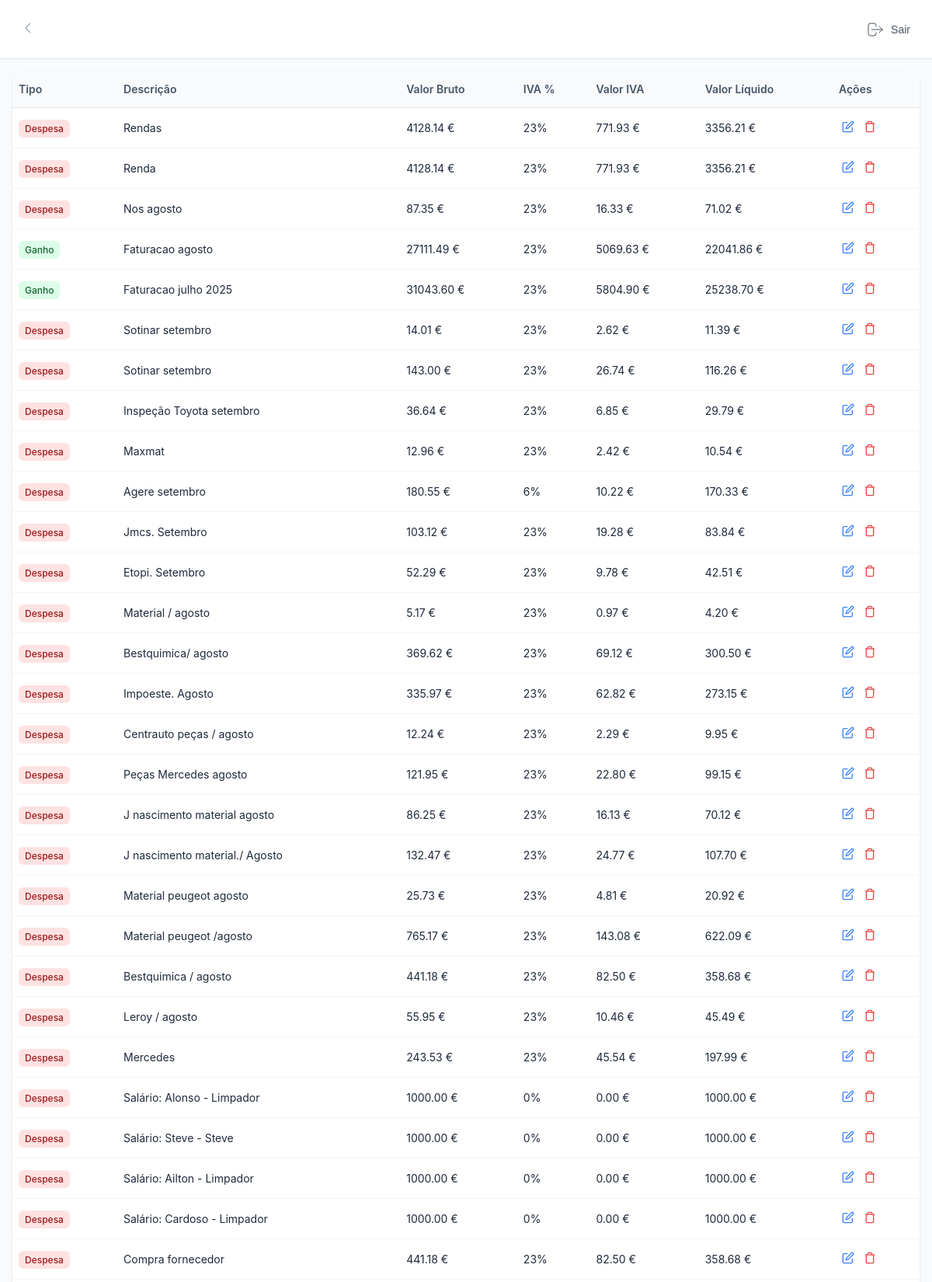
The app's page /expenses/2 (signed in, upper part) with its own data.
### instance/base.py (models this page shows, shortened)
class Expenses(db.Model):
    id = db.Column(db.Integer, primary_key=True)
    transaction_type = db.Column(db.String(50), nullable=False)
    description = db.Column(db.String(255), nullable=False)
    gross_value = db.Column(db.Float, nullable=False)
    iva_rate = db.Column(db.Float, nullable=False)
    iva_value = db.Column(db.Float, nullable=False)
    net_value = db.Column(db.Float, nullable=False)
    company_id = db.Column(db.Integer, db.ForeignKey('company.id'), nullable=False)
    company = db.relationship('Company', backref=db.backref('expenses', lazy=True))
    user_id = db.Column(db.Integer, db.ForeignKey('user.id'), nullable=False)
    user = db.relationship('User', backref=db.backref('expenses', lazy=True))
    create_date = db.Column(db.DateTime, default=db.func.current_timestamp())
    write_date = db.Column(db.DateTime, default=db.func.current_timestamp(), onupdate=db.func.current_timestamp())

### app.py (the view)
@app.route('/expenses/<int:company_id>')
@login_required
def expenses(company_id):
    page = request.args.get('page', 1, type=int)
    per_page = 100
    user_type = current_user.type
    pagination = Expenses.query.filter_by(company_id=company_id).order_by(Expenses.create_date.desc()).paginate(page=page, per_page=per_page, error_out=False)
    all_expenses = pagination.items
    return render_template('expenses.html', user_type=user_type, expenses=all_expenses, pagination=pagination, company_id=company_id)

### app.py (called while the page is built)
@login_manager.user_loader
def load_user(user_id):
    from instance.base import User
    return User.query.get(int(user_id))

### templates/expenses.html (shortened to what this page needs)
<!DOCTYPE html>
<html lang="pt">
<head>
    <link rel="stylesheet" href="/static/expenses/css/main.css">
</head>
<body data-user-type="{{ user_type }}">
    <header class="header">
        <button class="back-btn" onclick="goBack()">
            <svg width="24" height="24" viewBox="0 0 24 24" fill="none" stroke="currentColor" stroke-width="1">
                <path d="m15 18-6-6 6-6"/>
            </svg>
        </button>
        <div class="header-content">
            <button class="logout-btn" onclick="handleLogout()">
                <svg class="icon" fill="none" stroke="currentColor" viewBox="0 0 24 24">
                    <path stroke-linecap="round" stroke-linejoin="round" stroke-width="1" d="M17 16l4-4m0 0l-4-4m4 4H7m6 4v1a3 3 0 01-3 3H6a3 3 0 01-3-3V7a3 3 0 013-3h4a3 3 0 013 3v1"/>
                </svg>
                Sair
            </button>
        </div>
    </header>
    <main class="main-content">
        <div class="table-container">
            <div class="table-wrapper">
                <table class="transactions-table">
                    <thead>
                        <tr>
                            <th>Tipo</th>
                            <th>Descrição</th>
                            <th>Valor Bruto</th>
                            <th>IVA %</th>
                            <th>Valor IVA</th>
                            <th>Valor Líquido</th>
                            <th>Ações</th>
                        </tr>
                    </thead>
                    <tbody id="transactions-tbody">
                        {% if expenses %}
                            {% for expense in expenses %}
                                <tr data-id="{{ expense.id }}">
                                    <td>
                                        <span class="type-badge type-{{ expense.transaction_type }}">
                                            {% if expense.transaction_type == 'ganho' %}
                                                Ganho
                                            {% else %}
                                                Despesa
                                            {% endif %}
                                        </span>
                                    </td>
                                    <td>{{ expense.description }}</td>
                                    <td>{{ "%.2f €"|format(expense.gross_value) }}</td>
                                    <td>{{ "%.0f"|format(expense.iva_rate) }}%</td>
                                    <td>{{ "%.2f €"|format(expense.iva_value) }}</td>
                                    <td>{{ "%.2f €"|format(expense.net_value) }}</td>
                                    <td>
                                        <button class="edit-btn" onclick="editTransaction('{{ expense.id }}')">
                                            <svg width="16" height="16" viewBox="0 0 24 24" fill="none" stroke="currentColor" stroke-width="2">
                                                <path d="M11 4H4a2 2 0 0 0-2 2v14a2 2 0 0 0 2 2h14a2 2 0 0 0 2-2v-7"></path>
                                                <path d="M18.5 2.5a2.121 2.121 0 0 1 3 3L12 15l-4 1 1-4 9.5-9.5z"></path>
                                            </svg>
                                        </button>
                                        <button class="delete-btn" onclick="deleteTransaction('{{ expense.id }}')">
                                            <svg width="16" height="16" viewBox="0 0 24 24" fill="none" stroke="currentColor" stroke-width="2">
                                                <polyline points="3,6 5,6 21,6"></polyline>
                                                <path d="m19,6v14a2,2 0 0,1 -2,2H7a2,2 0 0,1 -2,-2V6m3,0V4a2,2 0 0,1 2,-2h4a2,2 0 0,1 2,2v2"></path>
                                            </svg>
                                        </button>
                                    </td>
                                </tr>
                            {% endfor %}
                        {% endif %}
                    </tbody>
                </table>
            </div>
        </div>
    </main>
</body>
</html>

### static/expenses/css/main.css (style rules this page uses)
* { margin: 0; padding: 0; box-sizing: border-box; }
body { font-family: -apple-system, BlinkMacSystemFont, "Segoe UI", Roboto, sans-serif; background-color: #f8fafc; color: #1e293b; line-height: 1.6; }
.header { background: white; border-bottom: 1px solid #e2e8f0; padding: 1rem; display: flex; align-items: center; justify-content: space-between; position: sticky; top: 0; z-index: 40; }
.back-btn { background: none; border: none; color: #64748b; cursor: pointer; padding: 0.5rem; border-radius: 0.5rem; transition: background-color 0.2s; }
.main-content { padding: 1rem; min-height: calc(100vh - 80px); }
.table-container { background: white; border-radius: 0.75rem; box-shadow: 0 1px 3px rgba(0, 0, 0, 0.1); overflow: hidden; }
.table-wrapper { overflow-x: auto; }
.transactions-table { width: 100%; border-collapse: collapse; font-size: 0.875rem; }
.transactions-table th { background-color: #f8fafc; padding: 0.75rem 0.5rem; text-align: left; font-weight: 600; color: #475569; border-bottom: 1px solid #e2e8f0; white-space: nowrap; }
.transactions-table td { padding: 0.75rem 0.5rem; border-bottom: 1px solid #f1f5f9; white-space: nowrap; }
.type-badge { padding: 0.25rem 0.5rem; border-radius: 0.375rem; font-size: 0.75rem; font-weight: 500; }
.type-ganho { background-color: #dcfce7; color: #166534; }
.type-despesa { background-color: #fee2e2; color: #991b1b; }
.delete-btn { background: none; border: none; color: #ef4444; cursor: pointer; padding: 0.25rem; border-radius: 0.25rem; transition: background-color 0.2s; }
.logout-btn { display: flex; align-items: center; gap: 0.5rem; padding: 0.5rem 0.75rem; font-size: 0.875rem; font-weight: 500; color: #4b5563; background: none; border: none; border-radius: 0.5rem; cursor: pointer; transition: all 0.2s; }
.icon { width: 1.5rem; height: 1.5rem; }
.edit-btn { background: none; border: none; color: #3b82f6; cursor: pointer; padding: 0.25rem; border-radius: 0.25rem; transition: background-color 0.2s; }

### records on screen
Expenses: transaction_type "Despesa", description "Rendas", gross_value "4128.14 €", iva_rate "23", iva_value "771.93 €", net_value "3356.21 €"
Expenses: transaction_type "Despesa", description "Renda", gross_value "4128.14 €", iva_rate "23", iva_value "771.93 €", net_value "3356.21 €"
Expenses: transaction_type "Despesa", description "Nos agosto", gross_value "87.35 €", iva_rate "23", iva_value "16.33 €", net_value "71.02 €"
Expenses: transaction_type "Ganho", description "Faturacao agosto", gross_value "27111.49 €", iva_rate "23", iva_value "5069.63 €", net_value "22041.86 €"
Expenses: transaction_type "Ganho", description "Faturacao julho 2025", gross_value "31043.60 €", iva_rate "23", iva_value "5804.90 €", net_value "25238.70 €"
Expenses: transaction_type "Despesa", description "Sotinar setembro", gross_value "14.01 €", iva_rate "23", iva_value "2.62 €", net_value "11.39 €"
Expenses: transaction_type "Despesa", description "Sotinar setembro", gross_value "143.00 €", iva_rate "23", iva_value "26.74 €", net_value "116.26 €"
Expenses: transaction_type "Despesa", description "Inspeção Toyota setembro", gross_value "36.64 €", iva_rate "23", iva_value "6.85 €", net_value "29.79 €"
Expenses: transaction_type "Despesa", description "Maxmat", gross_value "12.96 €", iva_rate "23", iva_value "2.42 €", net_value "10.54 €"
Expenses: transaction_type "Despesa", description "Agere setembro", gross_value "180.55 €", iva_rate "6", iva_value "10.22 €", net_value "170.33 €"
Expenses: transaction_type "Despesa", description "Jmcs. Setembro", gross_value "103.12 €", iva_rate "23", iva_value "19.28 €", net_value "83.84 €"
Expenses: transaction_type "Despesa", description "Etopi. Setembro", gross_value "52.29 €", iva_rate "23", iva_value "9.78 €", net_value "42.51 €"
Expenses: transaction_type "Despesa", description "Material / agosto", gross_value "5.17 €", iva_rate "23", iva_value "0.97 €", net_value "4.20 €"
Expenses: transaction_type "Despesa", description "Bestquimica/ agosto", gross_value "369.62 €", iva_rate "23", iva_value "69.12 €", net_value "300.50 €"
Expenses: transaction_type "Despesa", description "Impoeste. Agosto", gross_value "335.97 €", iva_rate "23", iva_value "62.82 €", net_value "273.15 €"
Expenses: transaction_type "Despesa", description "Centrauto peças / agosto", gross_value "12.24 €", iva_rate "23", iva_value "2.29 €", net_value "9.95 €"
Expenses: transaction_type "Despesa", description "Peças Mercedes agosto", gross_value "121.95 €", iva_rate "23", iva_value "22.80 €", net_value "99.15 €"
Expenses: transaction_type "Despesa", description "J nascimento material agosto", gross_value "86.25 €", iva_rate "23", iva_value "16.13 €", net_value "70.12 €"
Expenses: transaction_type "Despesa", description "J nascimento material./ Agosto", gross_value "132.47 €", iva_rate "23", iva_value "24.77 €", net_value "107.70 €"
Expenses: transaction_type "Despesa", description "Material peugeot agosto", gross_value "25.73 €", iva_rate "23", iva_value "4.81 €", net_value "20.92 €"
Expenses: transaction_type "Despesa", description "Material peugeot /agosto", gross_value "765.17 €", iva_rate "23", iva_value "143.08 €", net_value "622.09 €"
Expenses: transaction_type "Despesa", description "Bestquimica / agosto", gross_value "441.18 €", iva_rate "23", iva_value "82.50 €", net_value "358.68 €"
Expenses: transaction_type "Despesa", description "Leroy / agosto", gross_value "55.95 €", iva_rate "23", iva_value "10.46 €", net_value "45.49 €"
Expenses: transaction_type "Despesa", description "Mercedes", gross_value "243.53 €", iva_rate "23", iva_value "45.54 €", net_value "197.99 €"
Expenses: transaction_type "Despesa", description "Salário: Alonso - Limpador", gross_value "1000.00 €", iva_rate "0", iva_value "0.00 €", net_value "1000.00 €"
Expenses: transaction_type "Despesa", description "Salário: Steve - Steve", gross_value "1000.00 €", iva_rate "0", iva_value "0.00 €", net_value "1000.00 €"
Expenses: transaction_type "Despesa", description "Salário: Ailton - Limpador", gross_value "1000.00 €", iva_rate "0", iva_value "0.00 €", net_value "1000.00 €"
Expenses: transaction_type "Despesa", description "Salário: Cardoso - Limpador", gross_value "1000.00 €", iva_rate "0", iva_value "0.00 €", net_value "1000.00 €"
Expenses: transaction_type "Despesa", description "Compra fornecedor", gross_value "441.18 €", iva_rate "23", iva_value "82.50 €", net_value "358.68 €"
